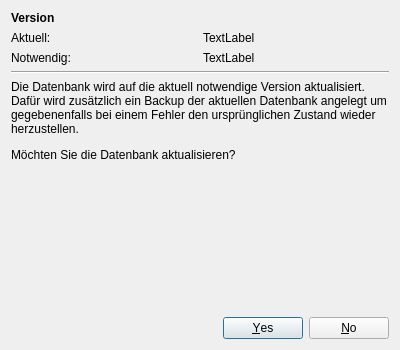
<?xml version="1.0" encoding="UTF-8"?>
<ui version="4.0">
 <class>QMDatabaseUpdateDialog</class>
 <widget class="QDialog" name="QMDatabaseUpdateDialog">
  <property name="geometry">
   <rect>
    <x>0</x>
    <y>0</y>
    <width>400</width>
    <height>350</height>
   </rect>
  </property>
  <property name="minimumSize">
   <size>
    <width>400</width>
    <height>350</height>
   </size>
  </property>
  <property name="windowTitle">
   <string>Datenbank aktualisieren</string>
  </property>
  <layout class="QVBoxLayout" name="verticalLayout">
   <item>
    <widget class="QLabel" name="label_3">
     <property name="font">
      <font>
       <weight>75</weight>
       <bold>true</bold>
      </font>
     </property>
     <property name="text">
      <string>Version</string>
     </property>
    </widget>
   </item>
   <item>
    <layout class="QHBoxLayout" name="horizontalLayout">
     <item>
      <widget class="QLabel" name="label">
       <property name="text">
        <string>Aktuell:</string>
       </property>
      </widget>
     </item>
     <item>
      <widget class="QLabel" name="laCurrentVersion">
       <property name="text">
        <string>TextLabel</string>
       </property>
      </widget>
     </item>
    </layout>
   </item>
   <item>
    <layout class="QHBoxLayout" name="horizontalLayout_2">
     <item>
      <widget class="QLabel" name="label_2">
       <property name="text">
        <string>Notwendig:</string>
       </property>
      </widget>
     </item>
     <item>
      <widget class="QLabel" name="laNeededVersion">
       <property name="text">
        <string>TextLabel</string>
       </property>
      </widget>
     </item>
    </layout>
   </item>
   <item>
    <widget class="Line" name="line">
     <property name="orientation">
      <enum>Qt::Horizontal</enum>
     </property>
    </widget>
   </item>
   <item>
    <widget class="QLabel" name="label_4">
     <property name="text">
      <string>&lt;html&gt;&lt;head/&gt;&lt;body&gt;&lt;p&gt;Die Datenbank wird auf die aktuell notwendige Version aktualisiert. Dafür wird zusätzlich ein Backup der aktuellen Datenbank angelegt um gegebenenfalls bei einem Fehler den ursprünglichen Zustand wieder herzustellen.&lt;/p&gt;&lt;p&gt;Möchten Sie die Datenbank aktualisieren?&lt;/p&gt;&lt;/body&gt;&lt;/html&gt;</string>
     </property>
     <property name="wordWrap">
      <bool>true</bool>
     </property>
    </widget>
   </item>
   <item>
    <spacer name="verticalSpacer">
     <property name="orientation">
      <enum>Qt::Vertical</enum>
     </property>
     <property name="sizeHint" stdset="0">
      <size>
       <width>20</width>
       <height>89</height>
      </size>
     </property>
    </spacer>
   </item>
   <item>
    <widget class="QDialogButtonBox" name="buttonBox">
     <property name="orientation">
      <enum>Qt::Horizontal</enum>
     </property>
     <property name="standardButtons">
      <set>QDialogButtonBox::No|QDialogButtonBox::Yes</set>
     </property>
    </widget>
   </item>
  </layout>
 </widget>
 <resources/>
 <connections>
  <connection>
   <sender>buttonBox</sender>
   <signal>accepted()</signal>
   <receiver>QMDatabaseUpdateDialog</receiver>
   <slot>accept()</slot>
   <hints>
    <hint type="sourcelabel">
     <x>248</x>
     <y>254</y>
    </hint>
    <hint type="destinationlabel">
     <x>157</x>
     <y>274</y>
    </hint>
   </hints>
  </connection>
  <connection>
   <sender>buttonBox</sender>
   <signal>rejected()</signal>
   <receiver>QMDatabaseUpdateDialog</receiver>
   <slot>reject()</slot>
   <hints>
    <hint type="sourcelabel">
     <x>316</x>
     <y>260</y>
    </hint>
    <hint type="destinationlabel">
     <x>286</x>
     <y>274</y>
    </hint>
   </hints>
  </connection>
 </connections>
</ui>
